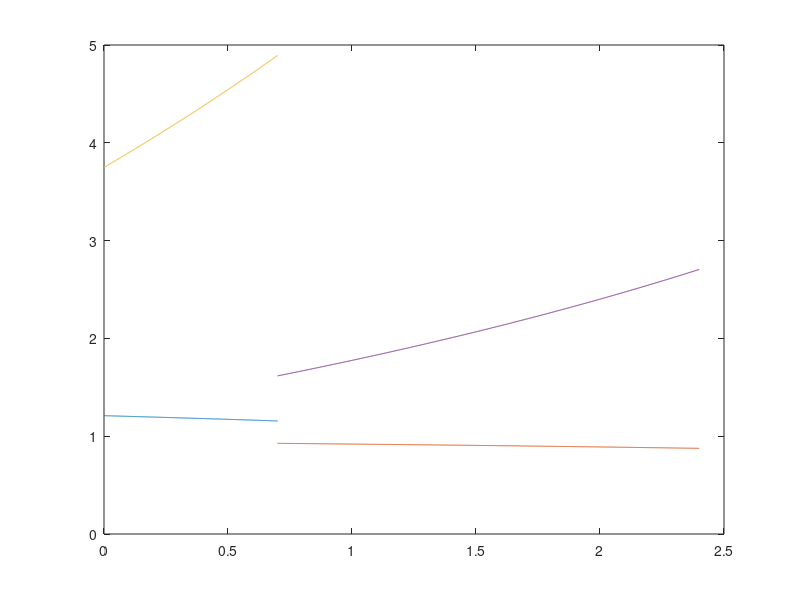

MATLAB code for this plot:
% Parameters (These are all dummy variables)   %NEED TO MAKE BOOSTER NOT
% LOSE ALL MASS

res=1000; % timestep resolution


% Distance is from tip of Nose Cone
% Mass in kg
% Distance in meters
% Time in Seconds

% Lengths (cm)
Lnosecone        = .458; 
Lforwardbodytube = .282;
Lebay            = .208;
Lsustbodytube    = .546; 
Lforwardfins      = .20;
Lstagingcoupler  = .20;
Lboosterbodytube = .635;
Laftfins         = .11;
Lboost           = .32;    
Lsust            = .32;

%Distance from Nose Cone (Never have to Change)
Dnosecone        = Lnosecone*.666; 
Dforwardbodytube = Lnosecone + Lforwardbodytube/2;
Debay            = Dforwardbodytube +Lforwardbodytube/2;
Dsustbodytube    = Debay + Lsustbodytube/2; 
Dforwardfins     = Debay + Lsustbodytube - Lforwardfins/2;   
Dstagingcoupler  = Dforwardfins + Lforwardfins/2;
Dsust            = Dstagingcoupler - Lsust/2;
Dboosterbodytube = Dstagingcoupler + Lforwardbodytube/2;
Daftfins         = Dstagingcoupler + Lboosterbodytube - Laftfins/2;
Dboost           = Dstagingcoupler + Lboosterbodytube - Lboost/2; 

% Booster and Sustainer Time Values

Tboost     = .7;   
Tsust      = 1.7;   



% Mass of Components (kg)
Mnosecone        = .082; 
Mforwardbodytube = .107;
Mebay            = .120;
Msustbodytube    = .142; 
Mforwardfins     = .104;
Mstagingcoupler  = .036;
Mboosterbodytube = .165;
Maftfins         = .084; 
Mboostinit       = .294;    % Initial mass of booster
Msustinit        = .349;    % Initial mass of sustainer 
Mboostprop       = .132;
Msustprop        = .185;



tb      = linspace(0,Tboost,res); % 1000 different times of flight from 0 to .7 seconds
Mboost  = Mboostinit-(Mboostprop/Tboost)*tb; % Mass of the booster during flight
CGBoost = Mboost.*Dboost;
Mtot    = Mboost + Msustinit + Mnosecone + Mforwardbodytube + Mebay + Msustbodytube + Mforwardfins + Mstagingcoupler + Mboosterbodytube + Maftfins; 
CG      =  (CGBoost + Dnosecone*Mnosecone + Dforwardbodytube*Mforwardbodytube + Debay*Mebay + Dsustbodytube*Msustbodytube + Dforwardfins*Mforwardfins + Dstagingcoupler*Mstagingcoupler + Dsust*Msustinit + Dboosterbodytube*Mboosterbodytube + Daftfins*Maftfins)./Mtot;   
plot(tb,CG)

ts     = linspace(0,Tsust,res);  % 1000 different times of flight from 0 to 1.4 seconds
Msust  = Msustinit - (Msustprop/Tsust)*ts;
CGSust = Msust.*Dsust;
Mtot2  = Msust + Mnosecone + Mforwardbodytube + Mebay + Msustbodytube + Mforwardfins; 
CG2    =  (CGSust+Dnosecone*Mnosecone + Dforwardbodytube*Mforwardbodytube + Debay*Mebay + Dsustbodytube*Msustbodytube + Dforwardfins*Mforwardfins)./Mtot2;   


hold on
ts     = linspace(Tboost,Tboost+Tsust,res);% 1000 different times of flight from .7 to 2.4 seconds
plot(ts,CG2)


%% CP (m)

Cr  = .1;   %Lrootchord   
Ct  = .1;   %Ltipchord 
Ss   = .0563;  %Lsemispan 
Lf  = .114;   %Lmidchordline
Xr  = .1;   %Lfinrootleadtofintiplead

Xb  = Dforwardfins - Lforwardfins/2;  %Lnosetiptorootchord

Rbodytube = .02352; 

cnn = 2;                 % For nose cone
xn  = .666 * Lnosecone;  % Center of Pressure for conical nose cone
cnt = 0;                 % Same diameter rocket throughout
xt  = 0;                 % Not applicable
nf  = 3;                 % Number of Fins

% Nose Cone Calcs
x1=1.0+(Rbodytube/(Ss+Rbodytube));
x2=4.0*nf*(Ss*Ss/(Rbodytube*Rbodytube*4));
x3a=2.0*Lf;
x3b=Cr+Ct;
x3=x3a/x3b;
x4=1.0+sqrt(1.0+x3*x3);
cnf=x1*x2/x4;
xf = (1.0/6.0)*(Cr+Ct-(Cr*Ct/(Cr+Ct)))+(Xr/3.0)*((Cr+2.0*Ct)/(Cr+Ct))+Xb;

% Calculation for CP

cnr=cnn+cnt+cnf;
cp = ((cnn*xn+cnt*xt+cnf*xf)/cnr);


%% Booster

% Fin Parameters
Cr2  = .11;   %Lrootchord   
Ct2  = .05;   %Ltipchord 
Ss2  = .053;  %Lsemispan 
Lf2  = .053;   %Lmidchordline
Xr2  = .03;   %Lfinrootleadtofintiplead
Xb2  = Daftfins - Laftfins/2;

% Equations for CP
x12=1.0+(Rbodytube/(Ss2+Rbodytube));
x22=4.0*nf*(Ss2*Ss2/(Rbodytube*Rbodytube*4)); % Diameter of Bodytube
x3a2=2.0*Lf2;
x3b2=Cr2+Ct2;
x32=x3a2/x3b2;
x42=1.0+sqrt(1.0+x32*x32);


xf2 = (1.0/6.0)*(Cr2+Ct2-(Cr2*Ct2/(Cr2+Ct2)))+(Xr2/3.0)*((Cr2+2.0*Ct2)/(Cr2+Ct2))+Xb2;
cnf2=x12*x22/x42;
cnr2=cnn+cnt+cnf+cnf2;
cp2 = ((cnn*xn+cnt*xt+cnf*xf+cnf2*xf2)/cnr2);


% Plotting Caliber

cal1 = (cp2-CG)/(2*Rbodytube);
plot(tb,cal1)
cal2 = (cp-CG2)/(2*Rbodytube);
hold on
plot(ts,cal2)

